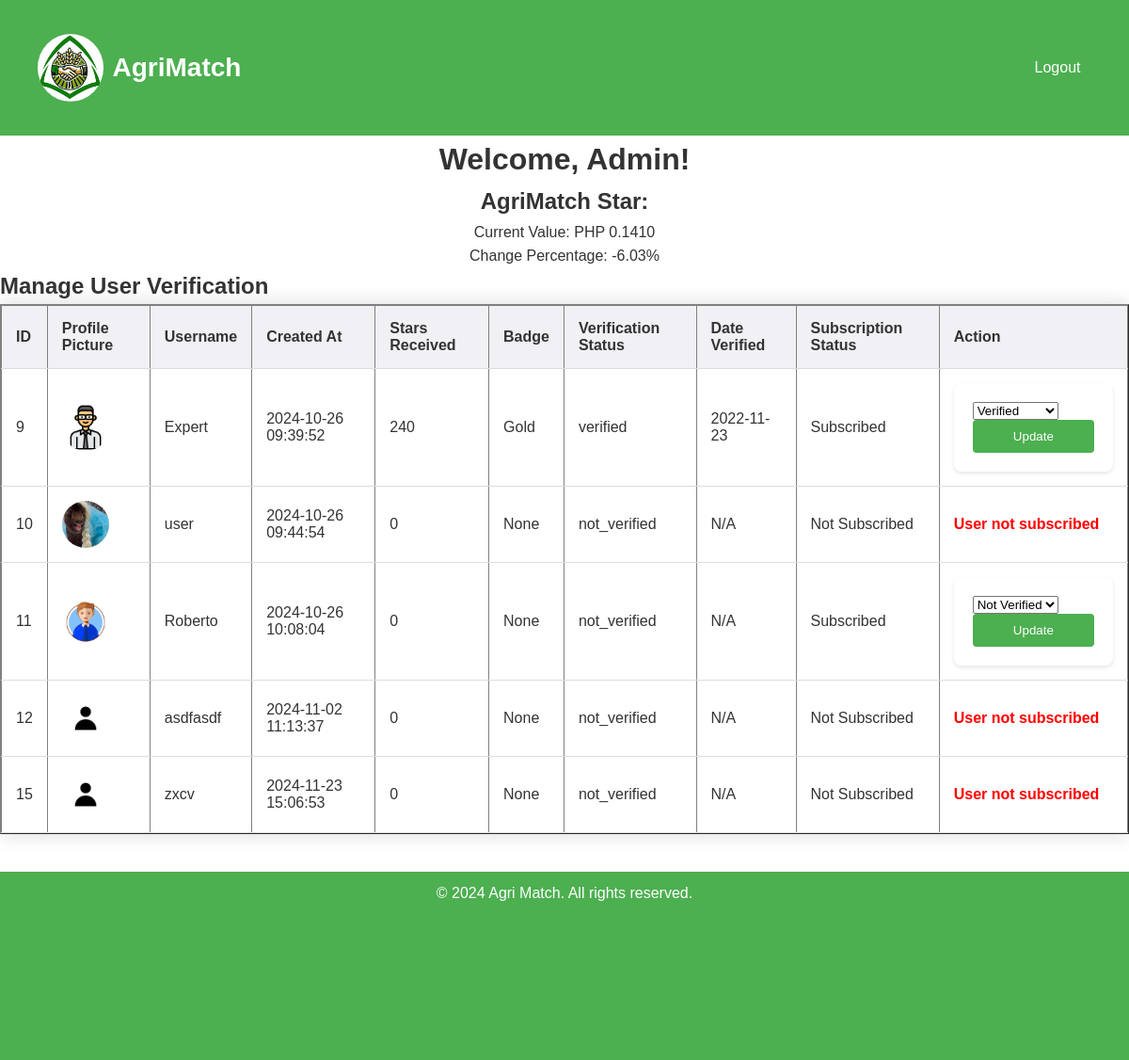
The page /admin_home.php (signed in) on the database its author committed.
### tables this page shows
CREATE TABLE `cryptocurrencies` (
  `id` int(11) NOT NULL,
  `name` varchar(50) NOT NULL,
  `symbol` varchar(10) NOT NULL,
  `current_value` decimal(10,4) NOT NULL,
  `last_updated` timestamp NOT NULL DEFAULT current_timestamp() ON UPDATE current_timestamp(),
  `change_percentage` decimal(5,2) DEFAULT NULL,
  `starting_value` decimal(10,4) NOT NULL DEFAULT 0.1500
);

CREATE TABLE `users` (
  `id` int(11) NOT NULL,
  `username` varchar(50) NOT NULL,
  `password` varchar(255) NOT NULL,
  `email` varchar(100) DEFAULT NULL,
  `created_at` timestamp NOT NULL DEFAULT current_timestamp(),
  `profile_picture` varchar(255) DEFAULT 'default.jpg',
  `role` varchar(255) NOT NULL DEFAULT 'user',
  `verified` varchar(255) NOT NULL DEFAULT 'not_verified',
  `topics` varchar(255) NOT NULL DEFAULT 'None',
  `question_asked` int(11) DEFAULT 0,
  `last_question_time` datetime DEFAULT NULL,
  `date_verified` date DEFAULT NULL,
  `ads_watched` int(11) NOT NULL
);

### admin_home.php (the view, shortened to what this page needs)
<?php
require 'config.php';
$sql = "SELECT u.id, u.username, u.created_at, u.profile_picture, u.role, u.verified, u.date_verified,
       EXISTS (SELECT 1 FROM subscriptions WHERE subscriptions.user_id = u.id) AS is_subscribed,
       COALESCE(us.stars_received, 0) AS stars_received,
       CASE us.badge
           WHEN 1 THEN 'Gold'
           WHEN 2 THEN 'Silver'
           WHEN 3 THEN 'Bronze'
           ELSE 'None'
       END AS badge
       FROM users u
       LEFT JOIN user_stars us ON u.id = us.user_id
       WHERE u.role = 'user'";
$result = $conn->query($sql);
?>
<!DOCTYPE html>
<html lang="en">
<head>
    <link rel="stylesheet" href="styles.css">
</head>
<body>
<nav class="navbar">
    <div class="navbar-container">
        <img class="ree" src="image/logo.jpg" style="border-radius:50%; max-width: 70px; margin-right: 10px;">
        <a href="index.php" class="brand"><img src="image/logo.jpg" class="non" style="border-radius:50%; max-width: 35px; margin-right: 10px;">AgriMatch</a>
         <ul class="nav-links">
                <li><a href="logout.php">Logout</a></li>
        </ul>
    </div>
</nav>
<div class="admin-container">
    <div style="text-align:center;">
    <h1>Welcome, <?php echo htmlspecialchars($_SESSION['username']); ?>!</h1>
    <?php
try {
    $pdo = new PDO("mysql:host=$host;dbname=$dbname", $username, $password);
    $pdo->setAttribute(PDO::ATTR_ERRMODE, PDO::ERRMODE_EXCEPTION);
    $stmt = $pdo->prepare("SELECT name, symbol, current_value, change_percentage, last_updated FROM cryptocurrencies WHERE symbol = :symbol");
    $stmt->execute(['symbol' => 'STAR']);
    $crypto = $stmt->fetch(PDO::FETCH_ASSOC);
    if ($crypto) {
        echo "<h2>AgriMatch Star: </h2>";
        echo "<p>Current Value: PHP " . number_format($crypto['current_value'], 4) . "</p>";
        echo "<p>Change Percentage: " . number_format($crypto['change_percentage'], 2) . "%</p>";
    } else {
        echo "<p>Cryptocurrency not found.</p>";
    }
} catch (PDOException $e) {
    echo "<p>Error: " . $e->getMessage() . "</p>";
}
?>
</div>
<h2>Manage User Verification</h2>
    <table border="1" cellpadding="10" cellspacing="0">
    <thead>
        <tr>
            <th>ID</th>
            <th>Profile Picture</th>
            <th>Username</th>
            <th>Created At</th>
            <th>Stars Received</th>
            <th>Badge</th>
            <th>Verification Status</th>
            <th>Date Verified</th>
            <th>Subscription Status</th>
            <th>Action</th>
        </tr>
    </thead>
    <tbody>
        <?php while ($row = $result->fetch_assoc()): ?>
            <tr>
                <td><?php echo htmlspecialchars($row['id']); ?></td>
                <td>
                    <?php if (!empty($row['profile_picture'])): ?>
                         <a href='message.php?question_owner_id=<?= $_SESSION['user_id'] ?>&user_id=<?= htmlspecialchars($row['id']) ?>'>
                        <img src="user_image/<?php echo htmlspecialchars($row['profile_picture']); ?>" alt="Profile Picture" style="width: 50px; height: 50px; border-radius: 50%; object-fit: cover;">
                         </a>
                    <?php else: ?>
                        <a href='message.php?question_owner_id=<?= $_SESSION['user_id'] ?>&user_id=<?= htmlspecialchars($row['id']) ?>'>
                        <img src="user_image/default.jpg" alt="Default Profile Picture" style="width: 50px; height: 50px; border-radius: 50%; object-fit: cover;">
                        </a>
                    <?php endif; ?>
                </td>
                <td><?php echo htmlspecialchars($row['username']); ?></td>
                <td><?php echo htmlspecialchars($row['created_at']); ?></td>
                <td><?php echo htmlspecialchars($row['stars_received']); ?></td>
                <td><?php echo htmlspecialchars($row['badge']); ?></td>
                <td><?php echo htmlspecialchars($row['verified']); ?></td>
                <td>
                    <?php
                    echo $row['date_verified'] ? htmlspecialchars($row['date_verified']) : 'N/A';
                    ?>
                </td>
                <td>
                    <?php
                    if ($row['is_subscribed'] == 1) {
                        echo 'Subscribed';
                    } else {
                        echo 'Not Subscribed';
                    }
                    ?>
                </td>
                <td>
                    <?php if ($row['is_subscribed']): ?>
                        <form method="POST" action="">
                            <select name="verification_status" required>
                                <option value="verified" <?php if ($row['verified'] == 'verified') echo 'selected disabled'; ?>>Verified</option>
                                <option value="not_verified" <?php if ($row['verified'] == 'not_verified') echo 'selected'; ?>>Not Verified</option>
                            </select>
                            <button type="submit" name="update_verification">Update</button>
                        </form>
                    <?php else: ?>
                        <span class="not-subscribed">User not subscribed</span>
                    <?php endif; ?>
                </td>
            </tr>
        <?php endwhile; ?>
    </tbody>
</table>
</div>
<?php include 'footer.php'; ?>
</body>
</html>

### footer.php
</body>
<footer class="footer">
        <div class="container-footer">
            <p>&copy; 2024 Agri Match. All rights reserved.</p>
        </div>
    </footer>
</html>

### styles.css (style rules this page uses)
* { margin: 0; padding: 0; box-sizing: border-box; font-family: Arial, sans-serif; }
ul { list-style-type: none; }
html, body { height: 100%; background-color: white; color: #333; line-height: 1.6; }
body { display: flex; flex-direction: column; justify-content: space-between; height: 100%; background-color: white; color: #333; line-height: 1.6; }
.navbar { background-color: #4CAF50; padding: 10px; min-height: 18vh; }
.navbar .navbar-container { width: 95%; height: 100%; margin: 0 auto; display: flex; justify-content: space-between; align-items: center; }
.navbar-container > * { flex: 1; }
.navbar .brand { color: white; font-size: 28px; font-weight: bold; text-decoration: none; }
.navbar .nav-links { list-style: none; display: flex; margin-left: auto; margin-right: auto; }
.navbar .nav-links li { margin-left: 18px; }
.navbar .nav-links a { color: white; text-decoration: none; font-size: 16px; padding: 8px 12px; transition: background 0.3s ease; border-radius: 10px; }
.navbar-container ul.nav-links { flex: 1; list-style-type: none; margin: 0; padding: 0; display: flex; justify-content: flex-end; }
form { background-color: white; padding: 20px; border-radius: 8px; box-shadow: 0 2px 4px rgba(0, 0, 0, 0.1); width: 100%; max-width: 400px; }
button { background-color: #4CAF50; color: white; padding: 10px 20px; border: none; border-radius: 4px; cursor: pointer; width: 100%; }
.footer { background-color: #4CAF50; color: white; text-align: center; padding: 10px 0; position: relative; bottom: 0; width: 100%; min-height: 25vh; }

### admin_home.php (style rules this page uses)
.admin-container table { width: 100%; border-collapse: collapse; font-family: sans-serif; box-shadow: 0 0 20px rgba(0, 0, 0, 0.15); margin-bottom: 40px; }
.admin-container table { overflow-x: auto; display: block; }
.admin-container th, .admin-container td { padding: 15px; text-align: left; border-bottom: 1px solid #ddd; }
.admin-container th { background-color: #f0f0f5; color: #333; }
.not-subscribed { color: red; font-weight: bold; }

### rows shown on the page
cryptocurrencies: current_value "0.1410", change_percentage "-6.03"
users: id "9", profile_picture (picture), username "Expert", created_at "2024-10-26 09:39:52", stars_received "240", badge "Gold", verified "verified", date_verified "2022-11-23", shows "Subscribed", verification_status "Verified"
users: id "10", profile_picture (picture), username "user", created_at "2024-10-26 09:44:54", stars_received "0", badge "None", verified "not_verified", shows "N/A", shows "Not Subscribed", shows "User not subscribed"
users: id "11", profile_picture (picture), username "Roberto", created_at "2024-10-26 10:08:04", stars_received "0", badge "None", verified "not_verified", shows "N/A", shows "Subscribed", verification_status "Not Verified"
users: id "12", profile_picture (placeholder picture), username "asdfasdf", created_at "2024-11-02 11:13:37", stars_received "0", badge "None", verified "not_verified", shows "N/A", shows "Not Subscribed", shows "User not subscribed"
users: id "15", profile_picture (placeholder picture), username "zxcv", created_at "2024-11-23 15:06:53", stars_received "0", badge "None", verified "not_verified", shows "N/A", shows "Not Subscribed", shows "User not subscribed"

### other values the page prints
$_SESSION['username'] "Admin"
